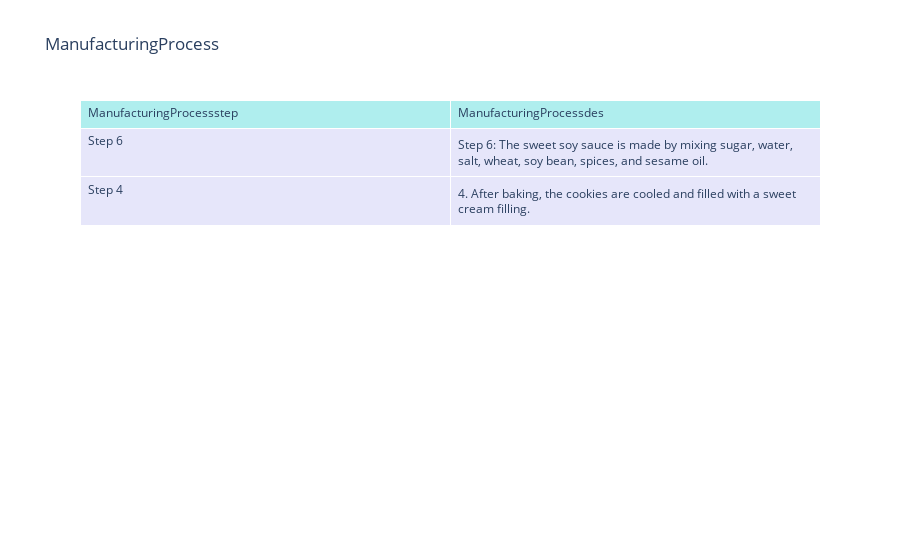

Here is the notebook cell this chart was saved with:
### Code cell
#MATCH (ir:ManufacturingProcess)
#WHERE ir.Step CONTAINS 'step' OR ir.Description CONTAINS 'sweet'
#RETURN ir.Step AS ManufacturingProcessstep, ir.Description AS ManufacturingProcessdes

query = """
MATCH (ir:ManufacturingProcess)
WHERE ir.Step CONTAINS 'step' OR ir.Description CONTAINS 'sweet'
RETURN ir.Step AS ManufacturingProcessstep, ir.Description AS ManufacturingProcessdes
"""

with driver.session() as session:
    result = session.run(query)
    neo4j_data = [record.data() for record in result]

# Get a list of names and substitutions
names = [record['ManufacturingProcessstep'] for record in neo4j_data]
alternatives = [record['ManufacturingProcessdes'] for record in neo4j_data]

# Create chart
fig = go.Figure(data=[go.Table(
    header=dict(values=['ManufacturingProcessstep', 'ManufacturingProcessdes'], fill_color='paleturquoise', align='left'),
    cells=dict(values=[names, alternatives], fill_color='lavender', align='left'))
])

# Updated Chart Layout
fig.update_layout(title='ManufacturingProcess')
fig.show()

### Figure 1 — Plotly figure (JSON) as saved in the notebook; plotly's stock layout.template omitted (floating-point values rounded to 4 significant figures)
{"data": [{"cells": {"align": "left", "fill": {"color": "lavender"}, "values": [["Step 6", "Step 4"], ["Step 6: The sweet soy sauce is made by mixing sugar, water, salt, wheat, soy bean, spices, and sesame oil.", "4. After baking, the cookies are cooled and filled with a sweet cream filling."]]}, "header": {"align": "left", "fill": {"color": "paleturquoise"}, "values": ["ManufacturingProcessstep", "ManufacturingProcessdes"]}, "type": "table"}], "layout": {"title": {"text": "ManufacturingProcess"}}}
